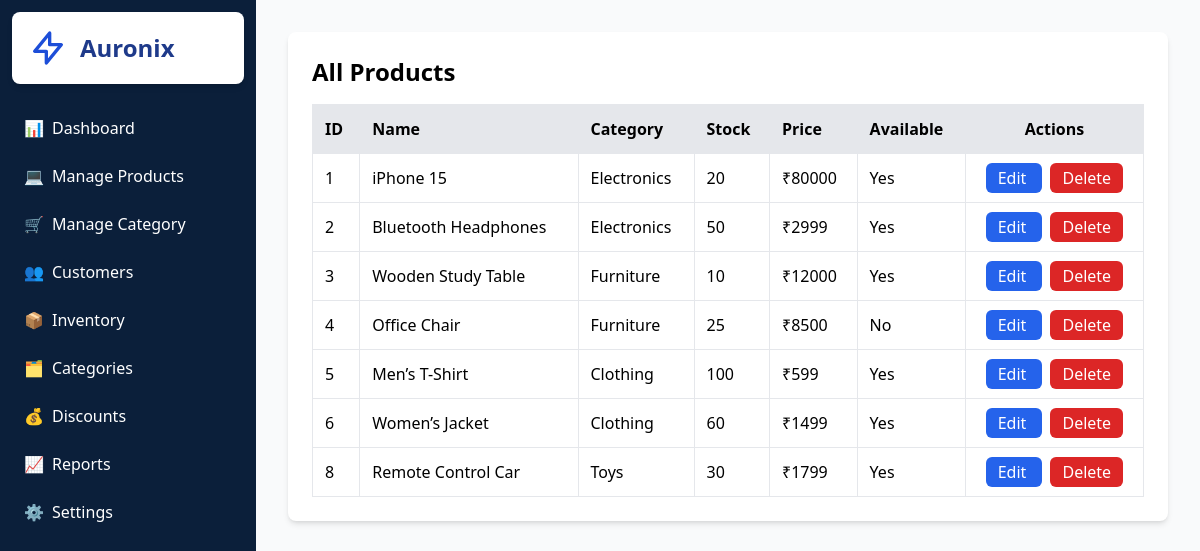
Before: /manageproduct/ with the older database file.
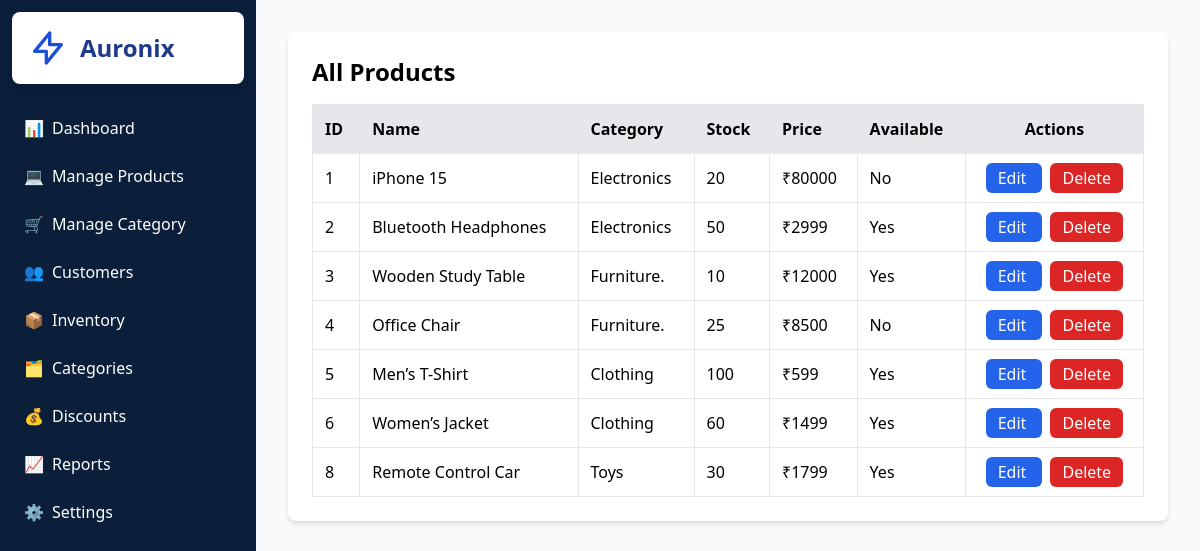
After: the same page with the newer database file.
### Management/models.py (models this page shows, shortened)
class Product(models.Model):
    product_name = models.CharField(max_length=50)
    product_description = models.TextField()
    price = models.IntegerField()
    product_stock =  models.IntegerField()
    available = models.BooleanField()
    category = models.ForeignKey(Category, on_delete=models.CASCADE, related_name='category')
    created_at = models.DateTimeField(auto_now_add=True)

class Category(models.Model):
    category_name = models.CharField( max_length=50)
    category_description = models.TextField()
    created_at = models.DateTimeField(auto_now_add=True)

### Management/views.py (the view)
# urls.py: path('manageproduct/', manageproduct, name='manageproduct'),
def manageproduct(request):
    product = Product.objects.select_related('category').all()
    return render(request , 'manageproduct.html' , {'product':product})

### Management/templates/manageproduct.html (shortened to what this page needs)
{% load static %}
{% load static tailwind_tags %}
<!DOCTYPE html>
<html lang="en">
  <head>
    <script src="https://cdn.tailwindcss.com"></script>
        {% tailwind_css %}
  </head>
  <body class="bg-gray-50 flex">
    <aside class="w-64 bg-[#0b1f3a] text-white min-h-screen">
      <div
        class="flex items-center space-x-3 p-4 bg-white rounded-lg shadow-md m-3"
      >
        <svg
          xmlns="http://www.w3.org/2000/svg"
          class="h-10 w-10 text-blue-700"
          fill="none"
          viewBox="0 0 24 24"
          stroke="currentColor"
          stroke-width="2"
        >
          <path
            stroke-linecap="round"
            stroke-linejoin="round"
            d="M13 10V3L4 14h7v7l9-11h-7z"
          />
        </svg>
        <span class="text-2xl font-bold text-blue-900">Auronix</span>
      </div>
<nav class="mt-6 space-y-2" id="sidebarMenu">
          <a href="{% url "dashboard" %}" class="flex items-center px-6 py-2 hover:bg-blue-800 rounded-md">
        <span class="mr-2">📊</span> Dashboard
    </a>
    <a href="{% url 'manageproduct' %}"
       class="flex items-center px-6 py-2 hover:bg-blue-800 rounded-md">
        <span class="mr-2">💻</span> Manage Products
    </a>
    <a href="{% url 'managecategory' %}"
       class="flex items-center px-6 py-2 hover:bg-blue-800 rounded-md">
        <span class="mr-2">🛒</span> Manage Category
    </a>
    <a href="#" class="flex items-center px-6 py-2 hover:bg-blue-800 rounded-md">
        <span class="mr-2">👥</span> Customers
    </a>
    <a href="#" class="flex items-center px-6 py-2 hover:bg-blue-800 rounded-md">
        <span class="mr-2">📦</span> Inventory
    </a>
    <a href="#" class="flex items-center px-6 py-2 hover:bg-blue-800 rounded-md">
        <span class="mr-2">🗂️</span> Categories
    </a>
    <a href="#" class="flex items-center px-6 py-2 hover:bg-blue-800 rounded-md">
        <span class="mr-2">💰</span> Discounts
    </a>
    <a href="#" class="flex items-center px-6 py-2 hover:bg-blue-800 rounded-md">
        <span class="mr-2">📈</span> Reports
    </a>
    <a href="#" class="flex items-center px-6 py-2 hover:bg-blue-800 rounded-md">
        <span class="mr-2">⚙️</span> Settings
    </a>
</nav>
    </aside>
    <main class="flex-1 p-8">
<div class="max-w-6xl mx-auto bg-white p-6 rounded-lg shadow-md">
    <h1 class="text-2xl font-bold mb-4">All Products</h1>
    <table class="w-full border">
        <thead>
            <tr class="bg-gray-200 text-left">
                <th class="p-3 border">ID</th>
                <th class="p-3 border">Name</th>
                <th class="p-3 border">Category</th>
                <th class="p-3 border">Stock</th>
                <th class="p-3 border">Price</th>
                <th class="p-3 border">Available</th>
                <th class="p-3 border text-center">Actions</th>
            </tr>
        </thead>
        <tbody>
            {% for p in product %}
            <tr class="border">
                <td class="p-3 border">{{ p.id }}</td>
                <td class="p-3 border">{{ p.product_name }}</td>
                <td class="p-3 border">{{ p.category.category_name }}</td>
                <td class="p-3 border">{{ p.product_stock }}</td>
                <td class="p-3 border">₹{{ p.price }}</td>
                <td class="p-3 border">
                    {% if p.available %} Yes {% else %} No {% endif %}
                </td>
                <td class="p-3 text-center">
                    <a href="{% url 'edit_product' p.id %}"
                       class="bg-blue-600 text-white px-3 py-1 rounded-md hover:bg-blue-700">
                        Edit
                    </a>
                    <a href="{% url 'delete_product' p.id %}"
                       onclick="return confirm('Are you sure?')"
                       class="bg-red-600 text-white px-3 py-1 rounded-md hover:bg-red-700 ml-2">
                        Delete
                    </a>
                </td>
            </tr>
            {% endfor %}
        </tbody>
    </table>
</div>
</main>
</body>
</html>

Changed rows visible on the page:
changed Product "iPhone 15": available "Yes" → "No"
changed through a linked row, Product "Wooden Study Table": category.category_name "Furniture" → "Furniture."
changed through a linked row, Product "Office Chair": category.category_name "Furniture" → "Furniture."
